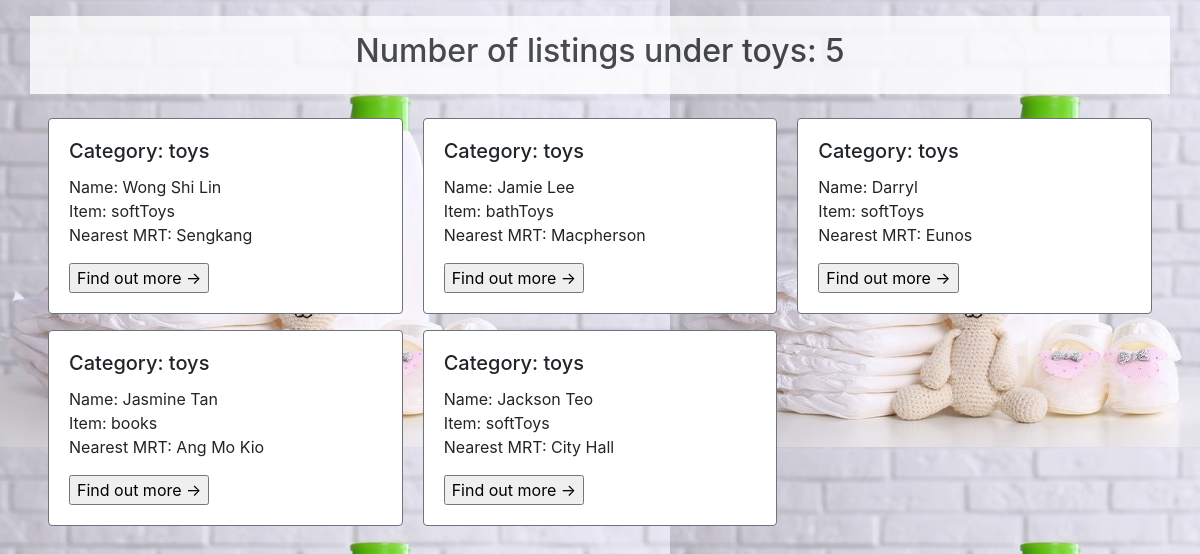
Screenshot of /misc/show_category.php?cat=toys with the database file from the repository.
### tables this page shows
CREATE TABLE if not exists beneficiarylisting (
  username varchar(20) NOT NULL,
  mrt varchar(256) NOT NULL,
  category varchar(256) NOT NULL,
  item varchar(256) NOT NULL,
  quantity varchar(256) NOT NULL,
  itemcondition varchar(500)
);

### database/ListingDAO.php (called while the page is built, shortened)
<?php
  class ListingDAO {
    public function getListingByCat($category) {
      $connMgr = new ConnectionManager();
      $pdo = $connMgr->connect();
      $sql = 'SELECT username, mrt, category, item FROM beneficiarylisting where category = :category';
      $stmt = $pdo->prepare($sql);
      $stmt->bindParam(':category', $category, PDO::PARAM_STR);
      $stmt->execute();
      $result = [];
      $stmt->setFetchMode(PDO::FETCH_ASSOC);
      while($row = $stmt->fetch()) {
        $result[] = new Listing($row['username'], $row['mrt'], $row['category'], $row['item']);
      }
      return $result;
    }
  }
?>

### database/common.php (called while the page is built, shortened)
<?php
spl_autoload_register(function($class) {
    $path = $class . ".php";
});
?>

### database/Listing.php (called while the page is built)
<?php
    class Listing{
        private $username;
        private $category;
        private $item;
        private $mrt;
        public function __construct($username, $mrt, $category, $item){
            $this->username = $username;
            $this->mrt = $mrt;
            $this->category = $category;
            $this->item = $item;
        }
        public function getName(){
            return $this->username;
        }
        public function getCategory(){
            return $this->category;
        }
        public function getItem() {
            return $this->item;
        }
        public function getMrt(){
            return $this->mrt;
        }
    }
?>

### misc/show_category.php (the view, shortened to what this page needs)
<?php
    require_once "../database/common.php";
?>
<!DOCTYPE html>
<html lang="en">
<head>
    <link rel="stylesheet" href="https://stackpath.bootstrapcdn.com/bootstrap/4.5.2/css/bootstrap.min.css">
</head>
<body>
    <?php
        $category = $_GET["cat"];
        $dao = new ListingDAO;
        $listings = $dao->getListingByCat($category);
        $count = count($listings);
        echo "<div class='container text-center p-3 mt-3 heading'> <h2>Number of listings under {$category}: {$count}</h2></div>";
        echo "<br>";
        echo "<div class='card-columns px-5'>";
        foreach ($listings as $listing){
            echo "<div class='card border-secondary mb-3'>";
            echo"
            <div class='card-body'>
                <form action='./display_popup.php'>
                    <h5 class='card-title'>Category: {$listing->getCategory()}</h5>
                    <p class='card-text'>Name: {$listing->getName()}<br>Item: {$listing->getItem()}<br> Nearest MRT: {$listing->getMrt()}</p>
                    <input type='hidden' name='u_name' value='{$listing->getName()}'>
                    <input type='submit' value='Find out more &#8594;'>
                </form>
            </div>
        </div>";
        }
        ?>
    </div>
</body>
</html>

### misc/show_category.php (style rules this page uses)
body { background-image: url("../images/showcatHygiene.jpg"); }
.heading { background-color: white; opacity: 0.8; }

### rows the page displays
beneficiarylisting: category "toys", username "Darryl", item "softToys", mrt "Eunos"
beneficiarylisting: category "toys", username "Wong Shi Lin", item "softToys", mrt "Sengkang"
beneficiarylisting: category "toys", username "Jasmine Tan", item "books", mrt "Ang Mo Kio"
beneficiarylisting: category "toys", username "Jamie Lee", item "bathToys", mrt "Macpherson"
beneficiarylisting: category "toys", username "Jackson Teo", item "softToys", mrt "City Hall"

### other values shown
$count "5"
